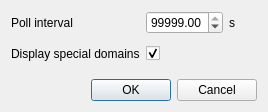
<?xml version="1.0" encoding="UTF-8"?>
<ui version="4.0">
 <class>Dialog</class>
 <widget class="QDialog" name="Dialog">
  <property name="geometry">
   <rect>
    <x>0</x>
    <y>0</y>
    <width>268</width>
    <height>106</height>
   </rect>
  </property>
  <property name="windowTitle">
   <string>Preferences</string>
  </property>
  <layout class="QVBoxLayout" name="verticalLayout">
   <item>
    <layout class="QGridLayout" name="gridLayout">
     <property name="bottomMargin">
      <number>12</number>
     </property>
     <property name="verticalSpacing">
      <number>12</number>
     </property>
     <item row="1" column="1" colspan="2">
      <widget class="QCheckBox" name="specialDomainBox">
       <property name="text">
        <string/>
       </property>
       <property name="checked">
        <bool>true</bool>
       </property>
      </widget>
     </item>
     <item row="0" column="0">
      <widget class="QLabel" name="label">
       <property name="text">
        <string>Poll interval</string>
       </property>
      </widget>
     </item>
     <item row="0" column="2">
      <widget class="QLabel" name="label_3">
       <property name="text">
        <string>s</string>
       </property>
      </widget>
     </item>
     <item row="1" column="0">
      <widget class="QLabel" name="label_2">
       <property name="text">
        <string>Display special domains</string>
       </property>
      </widget>
     </item>
     <item row="0" column="1">
      <widget class="QDoubleSpinBox" name="pollIntervalBox">
       <property name="minimum">
        <double>0.100000000000000</double>
       </property>
       <property name="maximum">
        <double>99999.000000000000000</double>
       </property>
       <property name="value">
        <double>99999.000000000000000</double>
       </property>
      </widget>
     </item>
    </layout>
   </item>
   <item>
    <widget class="QDialogButtonBox" name="buttonBox">
     <property name="orientation">
      <enum>Qt::Horizontal</enum>
     </property>
     <property name="standardButtons">
      <set>QDialogButtonBox::Cancel|QDialogButtonBox::Ok</set>
     </property>
    </widget>
   </item>
  </layout>
 </widget>
 <resources/>
 <connections>
  <connection>
   <sender>buttonBox</sender>
   <signal>accepted()</signal>
   <receiver>Dialog</receiver>
   <slot>accept()</slot>
   <hints>
    <hint type="sourcelabel">
     <x>248</x>
     <y>254</y>
    </hint>
    <hint type="destinationlabel">
     <x>157</x>
     <y>274</y>
    </hint>
   </hints>
  </connection>
  <connection>
   <sender>buttonBox</sender>
   <signal>rejected()</signal>
   <receiver>Dialog</receiver>
   <slot>reject()</slot>
   <hints>
    <hint type="sourcelabel">
     <x>316</x>
     <y>260</y>
    </hint>
    <hint type="destinationlabel">
     <x>286</x>
     <y>274</y>
    </hint>
   </hints>
  </connection>
 </connections>
</ui>
